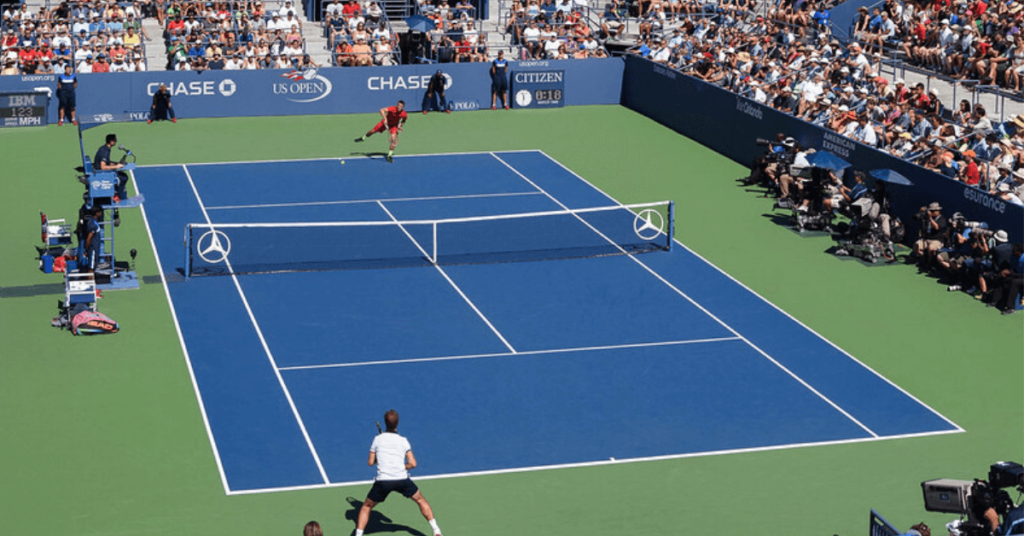
%> input picture LAB1/tennis.png, 1024 x 536 px
$ octave q4.m   (GNU Octave 9; MATLAB toolbox functions it lacks are replaced by stand-ins)
%> lines starting %> are read from the running program, lines starting %| are printed output that depends on the picture; in (x1, y1, x2, y2) boxes, pixels count from 0 and x2, y2 are one past the last pixel; in counts of white or black regions, pixels touching at a corner belong together; the program's own positions count from 1
pic = imread('tennis.png');
%> pic is the input picture: size 536x1024x3 uint8; mean R, G, B 88.3, 112.9, 118.9

r = pic(:, :, 1);
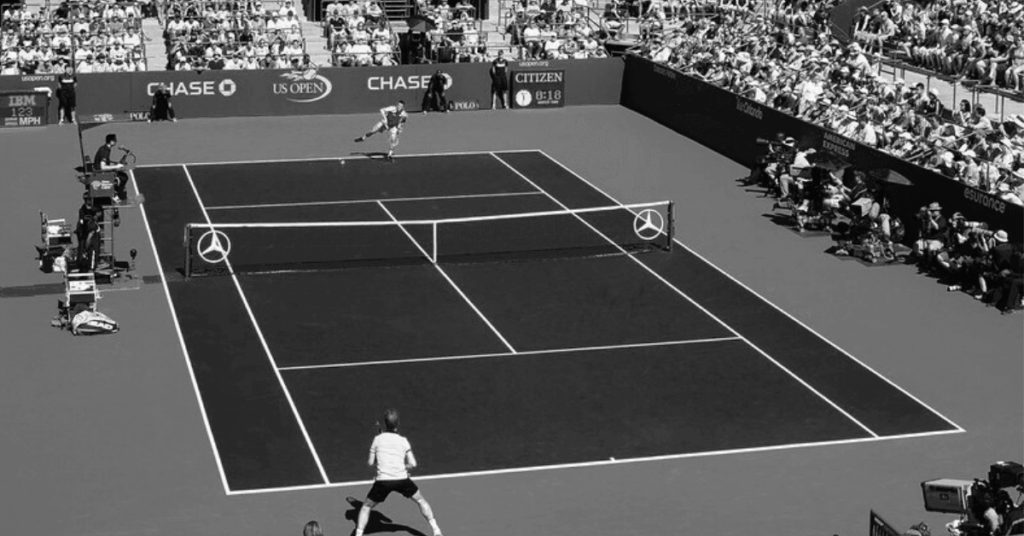
%> r: size 536x1024 uint8; min 5, max 251, mean 88.3
g = pic(:, :, 2);
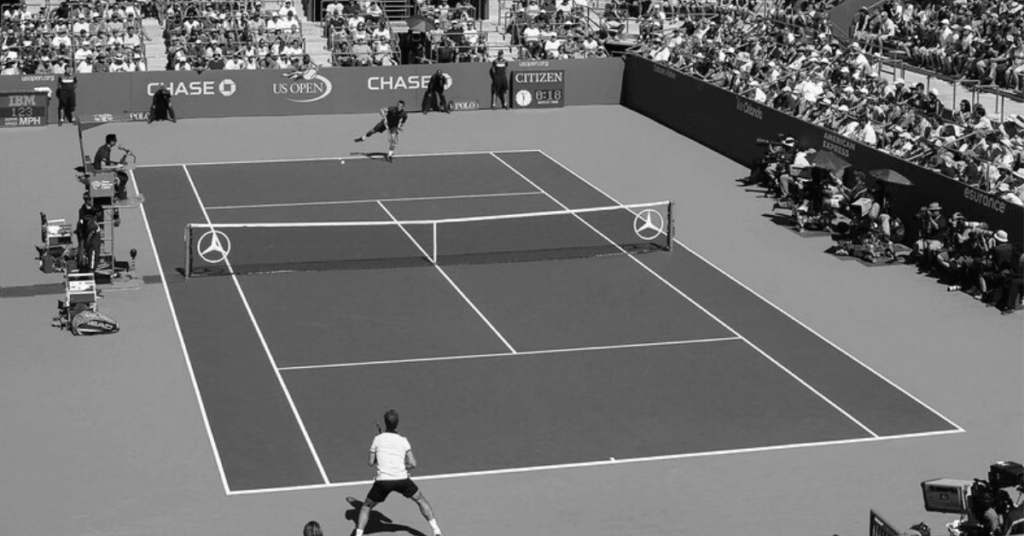
%> g: size 536x1024 uint8; min 6, max 252, mean 112.9
b = pic(:, :, 3);
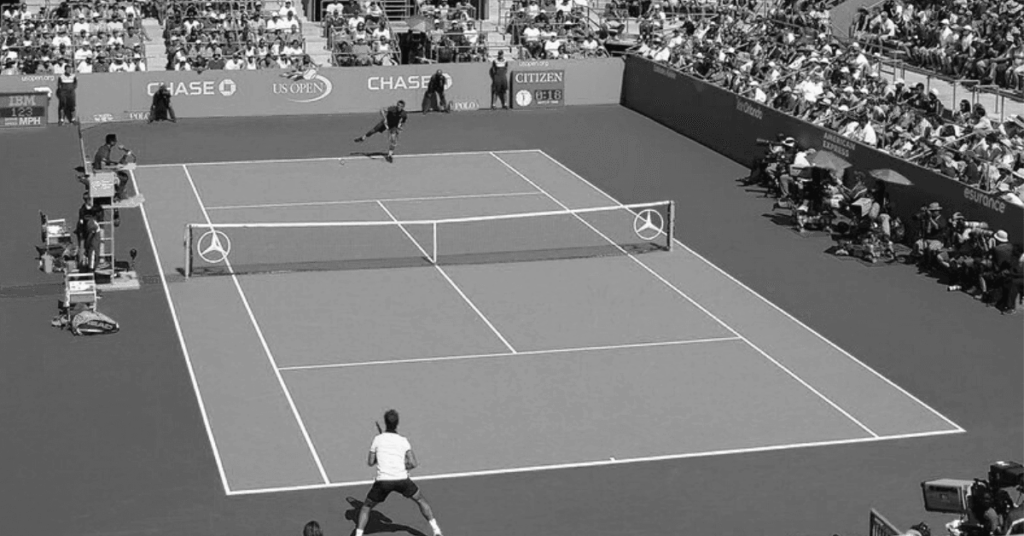
%> b: size 536x1024 uint8; min 10, max 252, mean 118.9

mask = (r >= 38 & r <= 56 & g >= 77 & g <= 110 & b >= 132 & b <= 160);
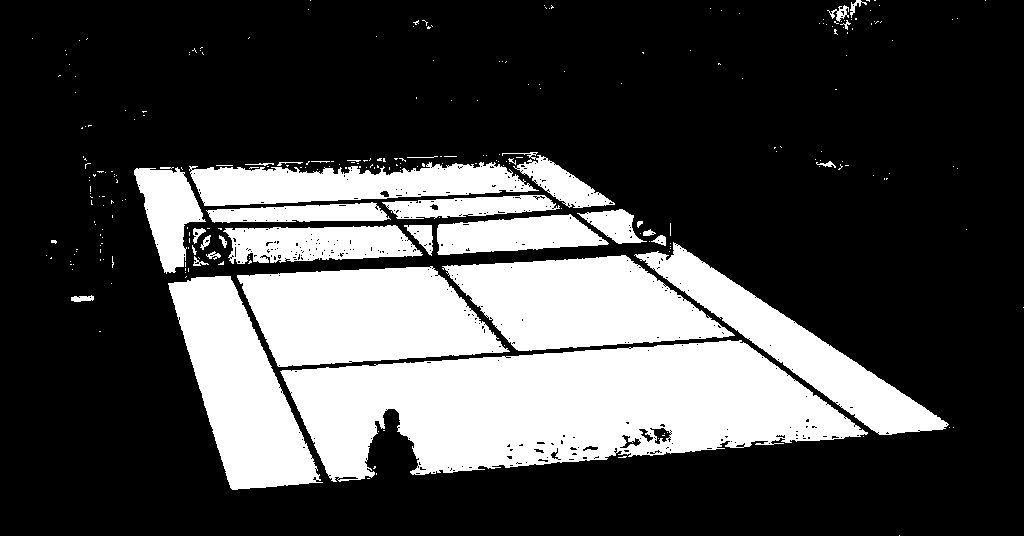
%> mask: size 536x1024 logical; 28.2% white; 269 white regions (235 under 20 px), largest, box (x1, y1, x2, y2) and area: (280, 340, 868, 482) 51920, (237, 266, 510, 367) 19657, (442, 255, 735, 351) 17786

figure('Name', 'MASK')
imshow(mask)
title('Mask', 'FontSize', 18)

figure('Name', 'RED')
imshow((r >= 38 & r <= 56))
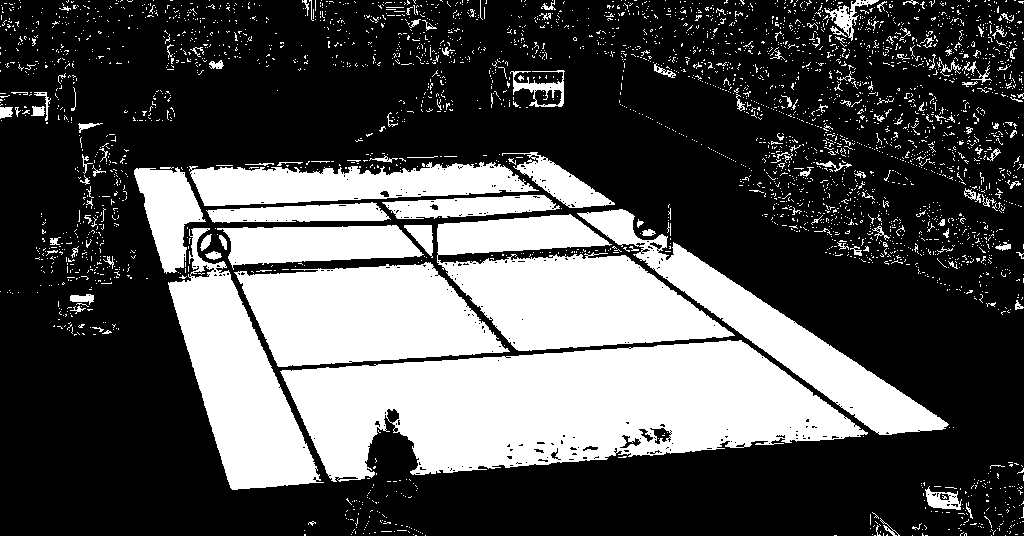
%> displayed picture: size 536x1024 logical; 31.5% white; 3416 white regions (3270 under 20 px), largest, box (x1, y1, x2, y2) and area: (280, 340, 868, 482) 52077, (437, 214, 735, 351) 23332, (234, 262, 510, 367) 20004
title('RED', 'FontSize', 18)

figure('Name', 'GREEN')
imshow((g >= 77 & g <= 110))
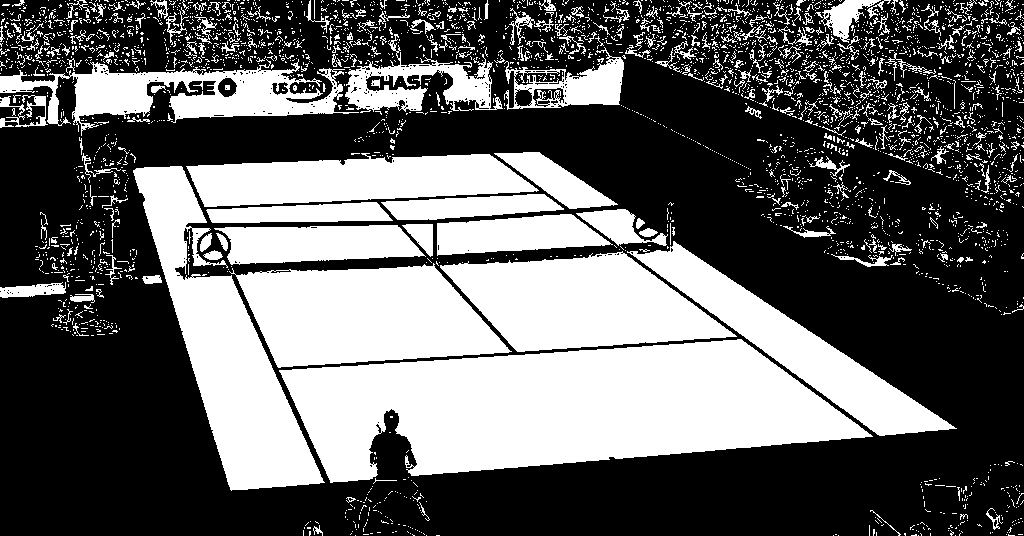
%> displayed picture: size 536x1024 logical; 38.3% white; 3576 white regions (3263 under 20 px), largest, box (x1, y1, x2, y2) and area: (279, 339, 873, 483) 54329, (133, 166, 325, 491) 22163, (229, 263, 512, 368) 20243
title('GREEN', 'FontSize', 18)

figure('Name', 'BLUE')
imshow((b >= 132 & b <= 160))
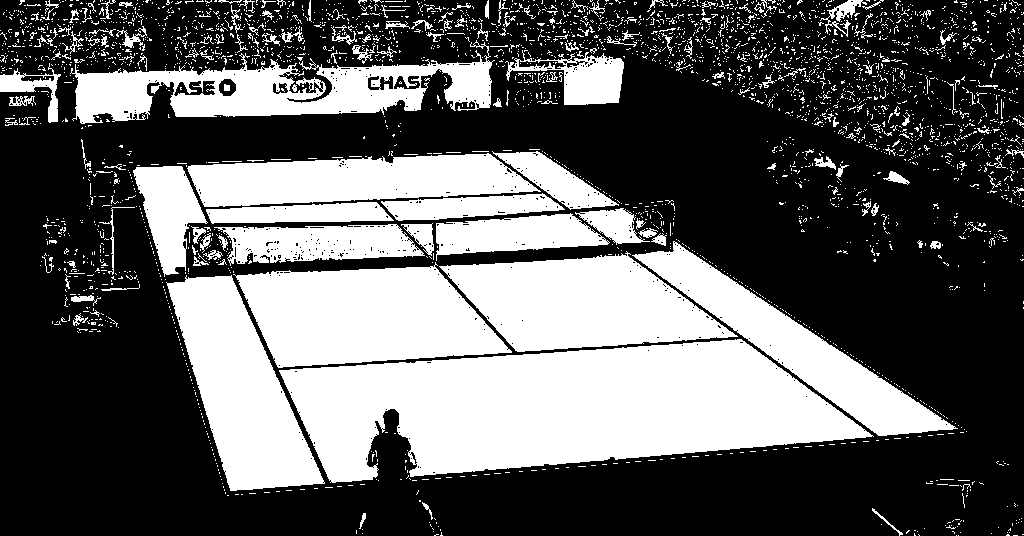
%> displayed picture: size 536x1024 logical; 36.7% white; 3322 white regions (3141 under 20 px), largest, box (x1, y1, x2, y2) and area: (279, 339, 874, 483) 54422, (233, 262, 512, 368) 20164, (439, 251, 738, 352) 18277
title('BLUE', 'FontSize', 18)
